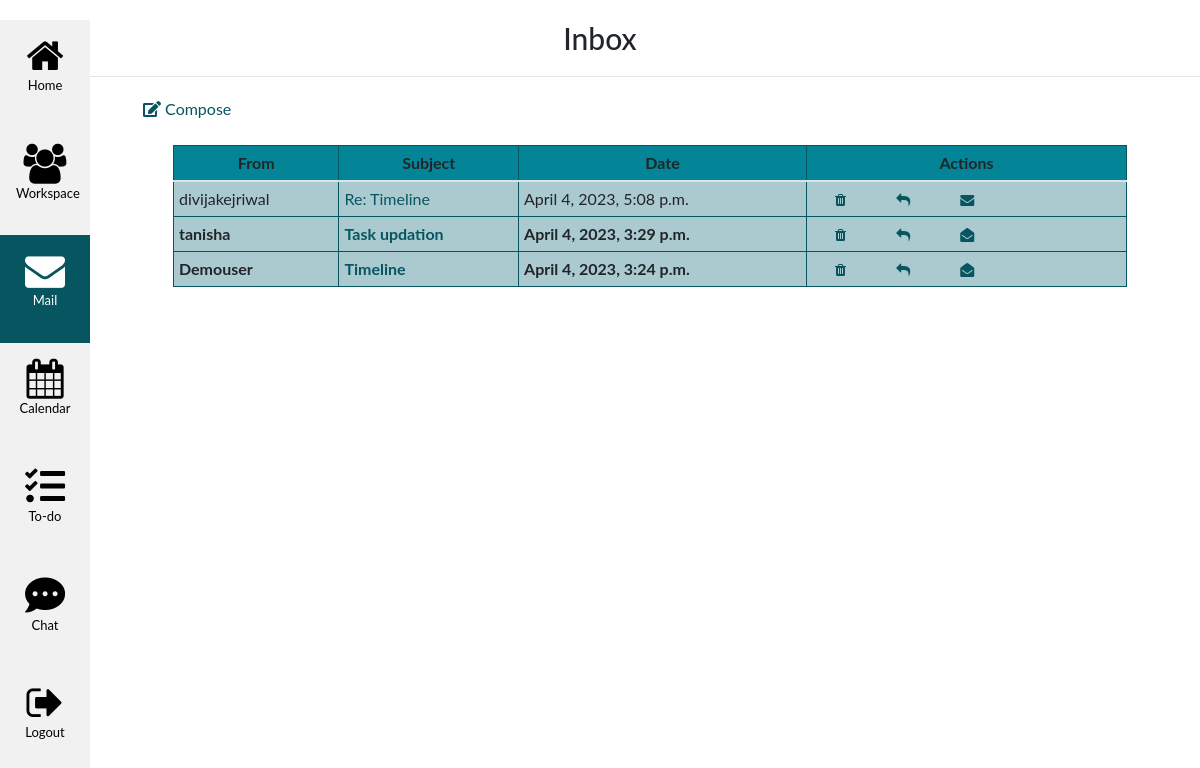
/email/inbox/ (signed in), run on an earlier commit of the app's database.
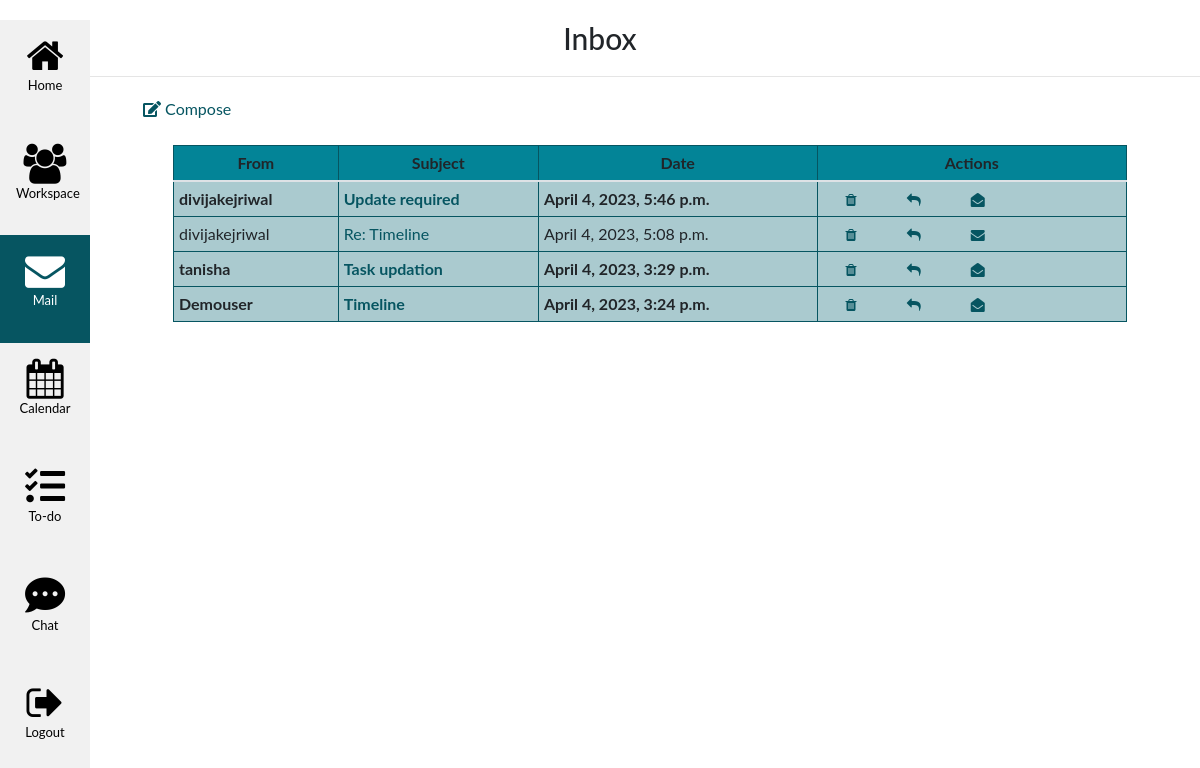
And on a later commit of the database.
### emailapp/models.py (models this page shows)
class Email(models.Model):
    sender = models.ForeignKey(User, on_delete=models.CASCADE, related_name='sent_emails')
    recipient = models.ManyToManyField(User, related_name='received_emails')
    subject = models.CharField(max_length=200)
    body = models.TextField()
    timestamp = models.DateTimeField(auto_now_add=True)
    file = models.FileField(null=True, blank=True, upload_to='attachments/')
    read = models.BooleanField(default=False)

### emailapp/views.py (the view)
# urls.py: path('inbox/', inbox, name='inbox'),
@login_required
def inbox(request):
    received_emails = Email.objects.filter(recipient=request.user).order_by('-timestamp')
    return render(request, 'emailapp/inbox.html', {'received_emails': received_emails})

### templates/emailapp/inbox.html (shortened to what this page needs)
{% extends 'emailapp/base.html' %}
{% block title %}
    Inbox
{% endblock %}
{% block content %}
<div class="content">
<a class="icon-btn btn-info" href="{% url 'send_email' %}"><i class="fas fa-edit"></i>  Compose</a>
<br><br>
    {% if received_emails %}
        <table class="table form-table">
            <thead>
                <tr>
                    <th>From</th>
                    <th>Subject</th>
                    <th>Date</th>
                    <th>Actions</th>
                </tr>
            </thead>
            <tbody>
                {% for email in received_emails %}
                {% if email.read %}
                    <tr>
                        <td>{{ email.sender }}</td>
                        <td><a href="{% url 'email_detail' email.id %}">{{ email.subject }}</a></td>
                        <td>{{ email.timestamp }}</td>
                        <td>
                            <a class="icon-btn btn-sm btn-danger" href="{% url 'delete_email' email.id %}"><i class="fa fa-trash"></i></a>
                            <a class="icon-btn btn-sm btn-info" href="{% url 'reply_email' email.id %}"><i class="fa fa-reply"></i></a>
                            <a class="icon-btn btn-sm btn-info" href="{% url 'mark_as_read_unread' email.id %}"><i class="fa fa-envelope"></i></a>
                        </td>
                    </tr>
                {% else %}
                    <tr>
                        <td><b>{{ email.sender }}</b></td>
                        <td><a href="{% url 'email_detail' email.id %}"><b>{{ email.subject }}</b></a></td>
                        <td><b>{{ email.timestamp }}</b></td>
                        <td>
                            <a class="icon-btn btn-sm btn-danger" href="{% url 'delete_email' email.id %}"><i class="fa fa-trash"></i></a>
                            <a class="icon-btn btn-sm btn-info" href="{% url 'reply_email' email.id %}"><i class="fa fa-reply"></i></a>
                            <a class="icon-btn btn-sm btn-info" href="{% url 'mark_as_read_unread' email.id %}"><i class="fa fa-envelope-open"></i></a>
                        </td>
                    </tr>
                    {% endif %}
                {% endfor %}
            </tbody>
        </table>
    {% else %}
        <p>Your inbox is empty.</p>
    {% endif %}
</div>
{% endblock %}

What changed in the data, as far as the page shows it:
added Email: sender "divijakejriwal", subject "Update required", timestamp "April 4, 2023, 5:46 p.m."
